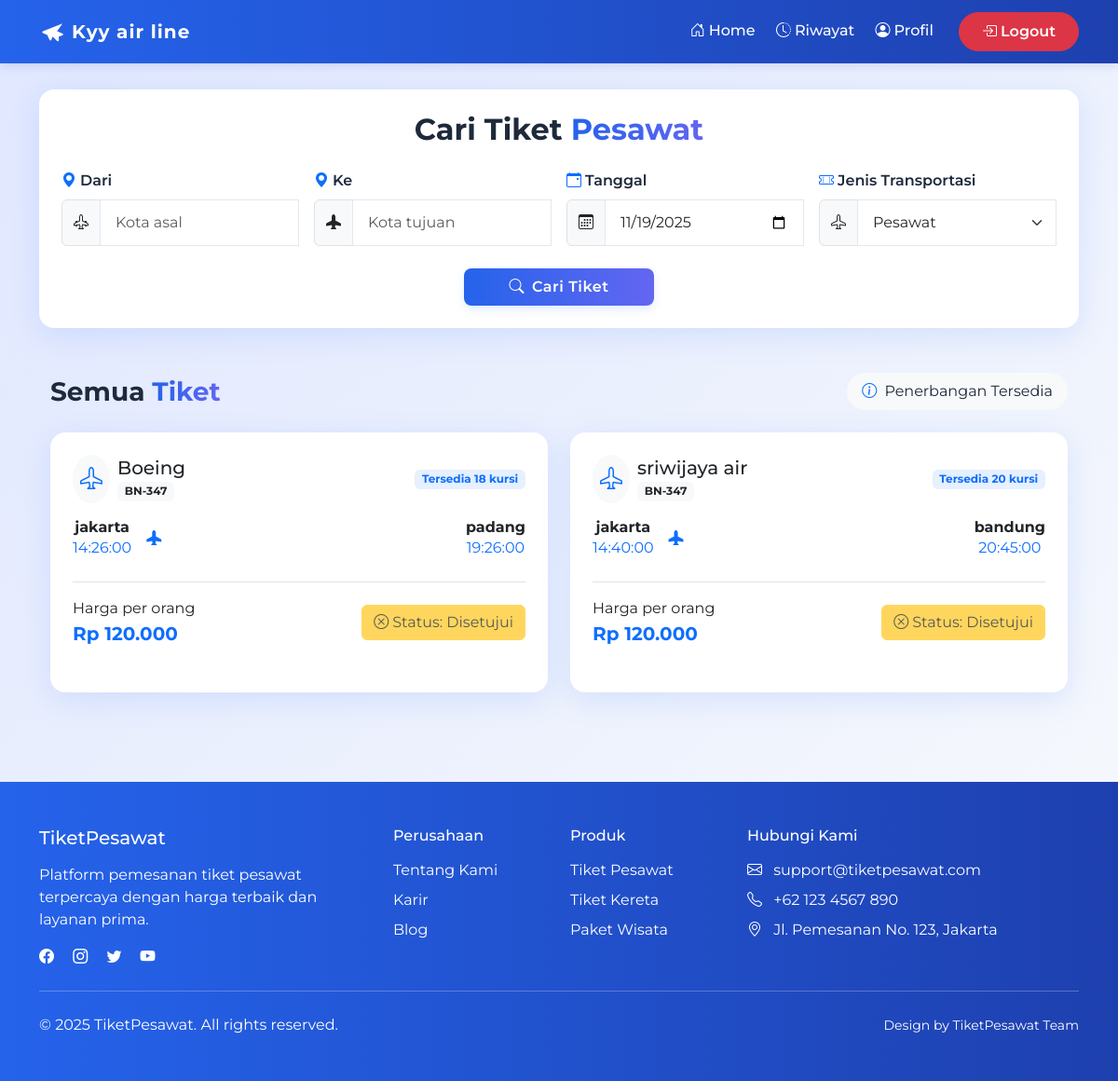
The page /pencarian.php (signed in) on the database its author committed.
### tables this page shows
CREATE TABLE `pesawat` (
  `id` int NOT NULL,
  `nama` varchar(50) NOT NULL,
  `no_penerbangan` varchar(50) NOT NULL,
  `asal` varchar(50) NOT NULL,
  `tujuan` varchar(50) NOT NULL,
  `tanggal_berangkat` date DEFAULT NULL,
  `waktu_berangkat` time DEFAULT NULL,
  `harga` decimal(12,2) NOT NULL,
  `created_at` timestamp NOT NULL DEFAULT CURRENT_TIMESTAMP,
  `updated_at` timestamp NOT NULL DEFAULT CURRENT_TIMESTAMP,
  `waktu_tiba` time DEFAULT NULL,
  `kursi_tersedia` int NOT NULL
);

CREATE TABLE `bookings` (
  `id` int NOT NULL,
  `id_pesawat` int NOT NULL,
  `id_user` int NOT NULL,
  `kode` varchar(50) NOT NULL,
  `status` enum('disetujui','menunggu') NOT NULL,
  `kelas` enum('ekonomi','bisnis','first class') NOT NULL,
  `jumlah` int NOT NULL DEFAULT '1',
  `total_harga` int NOT NULL DEFAULT '0',
  `created_at` timestamp NOT NULL DEFAULT CURRENT_TIMESTAMP,
  `tanggal_beli` timestamp NULL DEFAULT CURRENT_TIMESTAMP
);

### pencarian.php (the view, shortened to what this page needs)
<?php
include "./koneksi.php";
$is_logged_in = isset($_SESSION['user_id']);
$user_id = $is_logged_in ? $_SESSION['user_id'] : null;
$user_bookings = [];
if ($is_logged_in) {
	$stmt_bookings = $mysql->prepare("SELECT id_pesawat, status FROM bookings WHERE id_user = ?");
	if ($stmt_bookings === false) {
		error_log("Prepare failed (bookings): " . $mysql->error);
	} else {
		$stmt_bookings->bind_param("i", $user_id);
		$stmt_bookings->execute();
		$bookings_result = $stmt_bookings->get_result();
		while ($row = $bookings_result->fetch_assoc()) {
			$user_bookings[$row['id_pesawat']] = $row;
		}
	}
}
$query = "SELECT * FROM pesawat";
$result_semua_tiket = $mysql->query($query)->fetch_all(MYSQLI_ASSOC);
$result_pencarian = null;
?>
<!DOCTYPE html>
<html lang="id">
<head>
	<link href="https://cdn.jsdelivr.net/npm/bootstrap@5.3.3/dist/css/bootstrap.min.css" rel="stylesheet">
	<link rel="stylesheet" href="https://cdn.jsdelivr.net/npm/bootstrap-icons@1.11.1/font/bootstrap-icons.css">
	<link rel="stylesheet" href="./assets/css/style.css">
	<link rel="stylesheet" href="https://cdnjs.cloudflare.com/ajax/libs/animate.css/4.1.1/animate.min.css" />
</head>
<body>
	<?php
	include "navbar.php";
	?>
	<section class="container py-5 mt-5">
		<div class="search-form p-4 mb-5 animate__animated animate__fadeIn">
			<h2 class="mb-4 text-center fw-bold">Cari Tiket <span class="text-primary-gradient">Pesawat</span></h2>
			<form method="GET" class="needs-validation" novalidate>
				<div class="row g-3">
					<div class="col-md-3">
						<label for="dari" class="form-label"><i class="bi bi-geo-alt-fill me-1 text-primary"></i>Dari</label>
						<div class="input-group">
							<span class="input-group-text bg-light"><i class="bi bi-airplane-engines"></i></span>
							<input type="text" class="form-control" id="dari" name="dari" placeholder="Kota asal" value="<?php echo isset($_GET['dari']) ? htmlspecialchars($_GET['dari']) : ''; ?>" required>
						</div>
					</div>
					<div class="col-md-3">
						<label for="ke" class="form-label"><i class="bi bi-geo-alt-fill me-1 text-primary"></i>Ke</label>
						<div class="input-group">
							<span class="input-group-text bg-light"><i class="bi bi-airplane-fill"></i></span>
							<input type="text" class="form-control" id="ke" name="ke" placeholder="Kota tujuan" value="<?php echo isset($_GET['ke']) ? htmlspecialchars($_GET['ke']) : ''; ?>" required>
						</div>
					</div>
					<div class="col-md-3">
						<label for="tanggal" class="form-label"><i class="bi bi-calendar-event me-1 text-primary"></i>Tanggal</label>
						<div class="input-group">
							<span class="input-group-text bg-light"><i class="bi bi-calendar3"></i></span>
							<input type="date" class="form-control" id="tanggal" name="tanggal" value="<?php echo isset($_GET['tanggal']) ? htmlspecialchars($_GET['tanggal']) : date('Y-m-d'); ?>" required>
						</div>
					</div>
					<div class="col-md-3">
						<label for="jenis" class="form-label"><i class="bi bi-ticket-perforated me-1 text-primary"></i>Jenis Transportasi</label>
						<div class="input-group">
							<span class="input-group-text bg-light"><i class="bi bi-airplane"></i></span>
							<select class="form-select" id="jenis" name="jenis" required>
								<option value="pesawat" <?php echo (isset($_GET['jenis']) && $_GET['jenis'] == 'pesawat') ? 'selected' : ''; ?>>Pesawat</option>
							</select>
						</div>
					</div>
					<div class="col-12 text-center mt-4">
						<button type="submit" class="btn btn-primary px-5 py-2 animate__animated animate__pulse animate__infinite animate__slower">
							<i class="bi bi-search me-2"></i>Cari Tiket
						</button>
					</div>
				</div>
			</form>
		</div>
		<section class="container" style="<?php if (isset($result_pencarian) && isset($_GET["dari"])) echo "margin-top: 10rem;" ?>">
			<div class="search-results">
				<div class="d-flex justify-content-between align-items-center mb-4">
					<h3 class="fw-bold mb-0">Semua <span class="text-primary-gradient">Tiket</span></h3>
					<div class="search-summary bg-light rounded-pill px-3 py-2">
						<i class="bi bi-info-circle me-1 text-primary"></i>
						<span>Penerbangan Tersedia</span>
					</div>
				</div>
				<div class="row g-4" data-animate="animate-fade-in">
					<?php
					foreach ($result_semua_tiket as $pesawat) {
						$rupiah = "Rp " . number_format($pesawat["harga"], 0, ",", ".");
						$is_booked = $is_logged_in && isset($user_bookings[$pesawat["id"]]);
						$booking_status = $is_booked ? htmlspecialchars($user_bookings[$pesawat["id"]]['status']) : '';
					?>
						<div class="col-md-6" data-animate="animate-fade-in">
							<div class="result-card card h-100">
								<div class="card-body p-4">
									<div class="d-flex justify-content-between align-items-center mb-3">
										<div class="d-flex align-items-center">
											<div class="airline-logo me-2 rounded-circle bg-light p-2">
												<i class="bi bi-airplane text-primary" style="font-size: 1.5rem;"></i>
											</div>
											<div>
												<h5 class="card-title mb-0"><?= htmlspecialchars($pesawat["nama"]) ?></h5>
												<span class="badge bg-light text-dark"><?= htmlspecialchars($pesawat["no_penerbangan"]) ?></span>
											</div>
										</div>
										<span class="badge bg-primary bg-opacity-10 text-primary"><?= "Tersedia " . $pesawat["kursi_tersedia"] . " kursi" ?? 'Tidak ada kursi tersedia' ?></span>
									</div>
									<div class="flight-route d-flex justify-content-between align-items-center mb-4 position-relative">
										<div class="text-center">
											<h6 class="fw-bold mb-0"><?= htmlspecialchars($pesawat["asal"]) ?></h6>
											<p class="mb-0 text-primary"><?= htmlspecialchars($pesawat["waktu_berangkat"]) ?></p>
										</div>
										<div class="flight-line position-relative flex-grow-1 mx-3">
											<div class="flight-icon">
												<i class="bi bi-airplane-fill text-primary"></i>
											</div>
										</div>
										<div class="text-center">
											<h6 class="fw-bold mb-0"><?= htmlspecialchars($pesawat["tujuan"]) ?></h6>
											<p class="mb-0 text-primary"><?= htmlspecialchars($pesawat["waktu_tiba"]) ?></p>
										</div>
									</div>
									<div class="d-flex justify-content-between align-items-center mt-3 pt-3 border-top">
										<div>
											<p class="mb-0">Harga per orang</p>
											<p class="card-text fw-bold text-primary mb-0 fs-5"><?= $rupiah ?></p>
										</div>
										<?php if (!$is_logged_in): ?>
											<a href="./login.php" class="btn btn-primary">
												<i class="bi bi-box-arrow-in-right me-1"></i>Pilih Tiket (Login)
											</a>
										<?php elseif ($is_booked): ?>
											<button class="btn btn-warning" disabled>
												<i class="bi bi-x-circle me-1"></i>Status: <?= ucfirst($booking_status) ?>
											</button>
										<?php else: ?>
											<a href="./konfirmasi.php?pesawat=<?= htmlspecialchars($pesawat["id"]) ?>" class="btn btn-primary">
												<i class="bi bi-check-circle me-1"></i>Pilih Tiket
											</a>
										<?php endif; ?>
									</div>
								</div>
							</div>
						</div>
					<?php
					}
					?>
				</div>
			</div>
		</section>
	</section>
	<footer class="footer text-white text-center py-5 mt-5">
		<div class="container">
			<div class="row">
				<div class="col-md-4 mb-4 mb-md-0 text-md-start">
					<h5 class="mb-3">TiketPesawat</h5>
					<p class="mb-0">Platform pemesanan tiket pesawat terpercaya dengan harga terbaik dan layanan prima.</p>
					<div class="mt-3">
						<a href="#" class="text-white me-3"><i class="bi bi-facebook"></i></a>
						<a href="#" class="text-white me-3"><i class="bi bi-instagram"></i></a>
						<a href="#" class="text-white me-3"><i class="bi bi-twitter"></i></a>
						<a href="#" class="text-white"><i class="bi bi-youtube"></i></a>
					</div>
				</div>
				<div class="col-md-2 mb-4 mb-md-0 text-md-start">
					<h6 class="mb-3">Perusahaan</h6>
					<ul class="list-unstyled">
						<li class="mb-2"><a href="#" class="text-white">Tentang Kami</a></li>
						<li class="mb-2"><a href="#" class="text-white">Karir</a></li>
						<li class="mb-2"><a href="#" class="text-white">Blog</a></li>
					</ul>
				</div>
				<div class="col-md-2 mb-4 mb-md-0 text-md-start">
					<h6 class="mb-3">Produk</h6>
					<ul class="list-unstyled">
						<li class="mb-2"><a href="#" class="text-white">Tiket Pesawat</a></li>
						<li class="mb-2"><a href="#" class="text-white">Tiket Kereta</a></li>
						<li class="mb-2"><a href="#" class="text-white">Paket Wisata</a></li>
					</ul>
				</div>
				<div class="col-md-4 text-md-start">
					<h6 class="mb-3">Hubungi Kami</h6>
					<ul class="list-unstyled">
						<li class="mb-2"><i class="bi bi-envelope me-2"></i> support@tiketpesawat.com</li>
						<li class="mb-2"><i class="bi bi-telephone me-2"></i> +62 123 4567 890</li>
						<li class="mb-2"><i class="bi bi-geo-alt me-2"></i> Jl. Pemesanan No. 123, Jakarta</li>
					</ul>
				</div>
			</div>
			<hr class="my-4 bg-white">
			<div class="row">
				<div class="col-md-6 text-md-start">
					<p class="mb-0">&copy; 2025 TiketPesawat. All rights reserved.</p>
				</div>
				<div class="col-md-6 text-md-end">
					<small>Design by TiketPesawat Team</small>
				</div>
			</div>
		</div>
	</footer>
</body>
</html>

### assets/css/style.css (style rules this page uses)
:root { --primary-color: #2563eb; --primary-dark: #1e40af; --primary-light: #60a5fa; --accent-color: #ffd700; --text-dark: #1e293b; --text-light: #f8fafc; --bg-gradient: linear-gradient(135deg, #e0e7ff 0%, #f8fafc 100%); --card-shadow: 0 8px 32px rgba(59, 130, 246, 0.15); --transition-normal: all 0.3s ease; --transition-slow: all 0.5s ease; }
* { padding: 0; margin: 0; box-sizing: border-box; }
body { display: block; width: 100vw; height: 100%; font-family: 'Montserrat', Arial, sans-serif; background: var(--bg-gradient); color: var(--text-dark); overflow-x: hidden; }
html { scroll-behavior: smooth; }
.search-form { border-radius: 1rem; background: #fff; box-shadow: var(--card-shadow); padding: 1.5rem; margin-bottom: 2rem; transition: var(--transition-normal); }
.search-form .form-control, .search-form .form-select { border-radius: 0.5rem; padding: 0.75rem 1rem; border: 1px solid #e2e8f0; transition: var(--transition-normal); }
.search-form .form-label { font-weight: 600; color: var(--text-dark); margin-bottom: 0.5rem; }
.btn-primary { background: linear-gradient(90deg, var(--primary-color) 0%, #6366f1 100%); border: none; font-weight: 600; letter-spacing: 0.5px; box-shadow: 0 4px 10px rgba(59, 130, 246, 0.15); padding: 0.75rem 1.5rem; border-radius: 0.5rem; transition: var(--transition-normal); }
.result-card { border-radius: 1rem; overflow: hidden; box-shadow: var(--card-shadow); transition: var(--transition-normal); border: none; margin-bottom: 1.5rem; }
.footer { background: linear-gradient(90deg, var(--primary-color) 0%, var(--primary-dark) 100%); color: white; padding: 2rem 0; margin-top: 3rem; }
.footer a { color: white; text-decoration: none; transition: var(--transition-normal); }
.text-primary-gradient { background: linear-gradient(90deg, var(--primary-color) 0%, #6366f1 100%); -webkit-background-clip: text; -webkit-text-fill-color: transparent; }

### rows shown on the page
pesawat: nama "Boeing", no_penerbangan "BN-347", kursi_tersedia "Tersedia 18 kursi", asal "jakarta", waktu_berangkat "14:26:00", tujuan "padang", waktu_tiba "19:26:00", harga "Rp 120.000", id.status "Disetujui"
pesawat: nama "sriwijaya air", no_penerbangan "BN-347", kursi_tersedia "Tersedia 20 kursi", asal "jakarta", waktu_berangkat "14:40:00", tujuan "bandung", waktu_tiba "20:45:00", harga "Rp 120.000", id.status "Disetujui"
